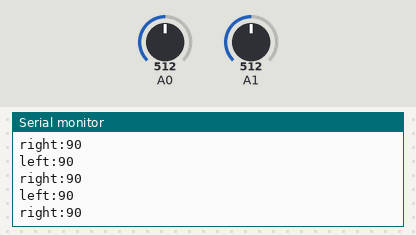
This sketch was run on a simulated Arduino Uno, built with avr-gcc and run on an emulated ATmega328P. On the bench: the last lines printed to the serial monitor. The test bench sets the inputs (shaded band); at power-on: A0 = 512, A1 = 512.

Above: at 1.2 s.
1.3 s: A0 set to 556
At 1.8 s:
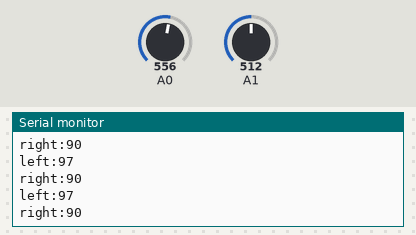
2.8 s: A0 set to 576
At 3.7 s:
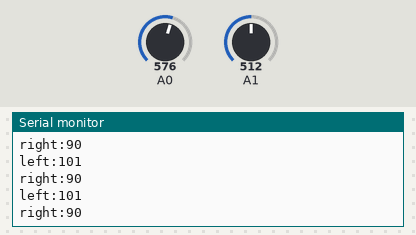
8.8 s: A1 set to 556
At 9.7 s:
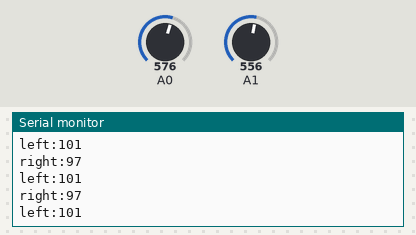
10.3 s: A1 set to 582
At 10.8 s:
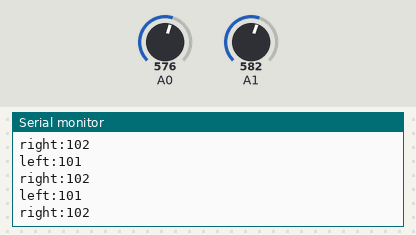
Timing chart, 0 to 13.3 s (numbered marks = the images above; inputs shaded):
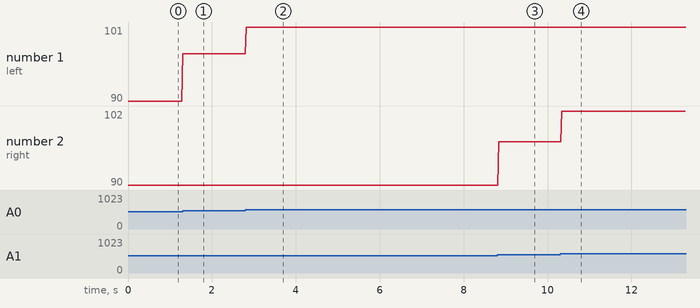

The sketch:

front_board.ino
```cpp
#include <SoftwareSerial.h>

#define LEFT_MAX_THETA 180
#define LEFT_MIN_THETA 0
#define RIGHT_MAX_THETA 180
#define RIGHT_MIN_THETA 0

SoftwareSerial mySerial(10, 11); // RX, TX

void setup() {
  Serial.begin(9600);      // USB Serial (PC)
  mySerial.begin(9600);    // Other device
}

void loop() {
  int x = analogRead(A0);
  int y = analogRead(A1);

  int thetaLeft = map(x, 0, 1023, LEFT_MIN_THETA, LEFT_MAX_THETA);
  int thetaRight = map(y, 0, 1023, RIGHT_MIN_THETA, RIGHT_MAX_THETA);

  Serial.print("left:");
  Serial.println(thetaLeft);
  Serial.print("right:");
  Serial.println(thetaRight);

  // Serial.print(" ");
  // Serial.print("A0:");
  // Serial.print(x);
  // Serial.print(" ");
  // Serial.print("A1:");
  // Serial.println(y);


  // Two-way communication
  if (mySerial.available()) {
    char c = mySerial.read();
    Serial.write(c);   // forward to PC
  }

  if (Serial.available()) {
    char c = Serial.read();
    mySerial.write(c); // forward to other device
  }

  delay(20);
}
```

Measured:
- the behaviour switches between 568 and 569 on A1 (found by bisection; images 3 and 4)
- after the input at 1.3 s, the serial monitor: prints a new line at once (image 1)
- after the input at 2.8 s, the serial monitor: prints a new line at once (image 2)
- after the input at 8.8 s, the serial monitor: prints a new line at once (image 3)
- after the input at 10.3 s, the serial monitor: prints a new line at once (image 4)
- plotted number 1: 90 → 97 after the input at 1.3 s, 97 → 101 after the input at 2.8 s
- plotted number 2: 90 → 97 after the input at 8.8 s, 97 → 102 after the input at 10.3 s
